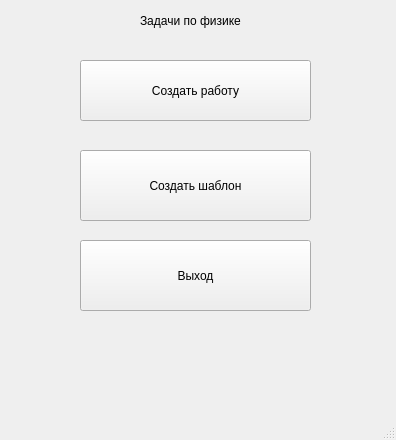
<?xml version="1.0" encoding="UTF-8"?>
<ui version="4.0">
 <class>MainWindow</class>
 <widget class="QMainWindow" name="MainWindow">
  <property name="geometry">
   <rect>
    <x>0</x>
    <y>0</y>
    <width>396</width>
    <height>440</height>
   </rect>
  </property>
  <property name="windowTitle">
   <string>MainWindow</string>
  </property>
  <widget class="QWidget" name="centralwidget">
   <widget class="QPushButton" name="pushButton">
    <property name="geometry">
     <rect>
      <x>80</x>
      <y>60</y>
      <width>231</width>
      <height>61</height>
     </rect>
    </property>
    <property name="text">
     <string>Создать работу</string>
    </property>
   </widget>
   <widget class="QPushButton" name="pushButton_2">
    <property name="geometry">
     <rect>
      <x>80</x>
      <y>150</y>
      <width>231</width>
      <height>71</height>
     </rect>
    </property>
    <property name="text">
     <string>Создать шаблон</string>
    </property>
   </widget>
   <widget class="QLabel" name="label">
    <property name="geometry">
     <rect>
      <x>140</x>
      <y>10</y>
      <width>101</width>
      <height>21</height>
     </rect>
    </property>
    <property name="text">
     <string>Задачи по физике.</string>
    </property>
   </widget>
   <widget class="QPushButton" name="pushButton_3">
    <property name="geometry">
     <rect>
      <x>80</x>
      <y>240</y>
      <width>231</width>
      <height>71</height>
     </rect>
    </property>
    <property name="text">
     <string>Выход</string>
    </property>
   </widget>
  </widget>
  <widget class="QMenuBar" name="menubar">
   <property name="geometry">
    <rect>
     <x>0</x>
     <y>0</y>
     <width>396</width>
     <height>21</height>
    </rect>
   </property>
  </widget>
  <widget class="QStatusBar" name="statusbar"/>
 </widget>
 <resources/>
 <connections/>
</ui>
